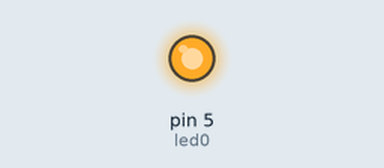
Simulated run of this sketch. Board: Arduino Uno, built with avr-gcc and run on an emulated ATmega328P. Shown: output pins drawn as LEDs (lit = HIGH).

Above: at 0.1 s.
At 29.6 s:
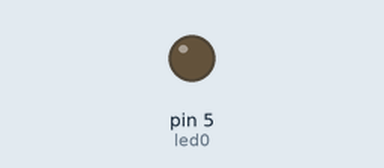
Timing chart, 0 to 31.1 s (numbered marks = the images above):
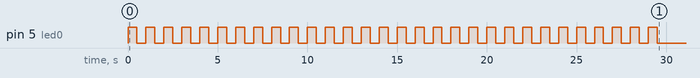

The sketch:

7b.ino
```cpp
/***********************************************************
**                                                        **
**                Títol: Array de 8 LEDs                  **
**                                                        **
**                                                        **
**                                                        **
**   NOM: Gerard Gonzalez Torres             Data:        **
***********************************************************/
//*********************** INCLUDE **************************

//********************** VARIABLES *************************
const byte led0 = 5;
int data = 0;
//*************************** SETUP ************************

void setup()
{
  pinMode(led0, OUTPUT);

  for(int i = 0; i < 30; i++)
  {
    digitalWrite(led0, HIGH);
    delay(500);
    digitalWrite(led0, LOW);
    delay(500);
  }
}

//************************* LOOP ***************************
void loop()
{

}
//*********************** FUNCTIONS ************************
```
